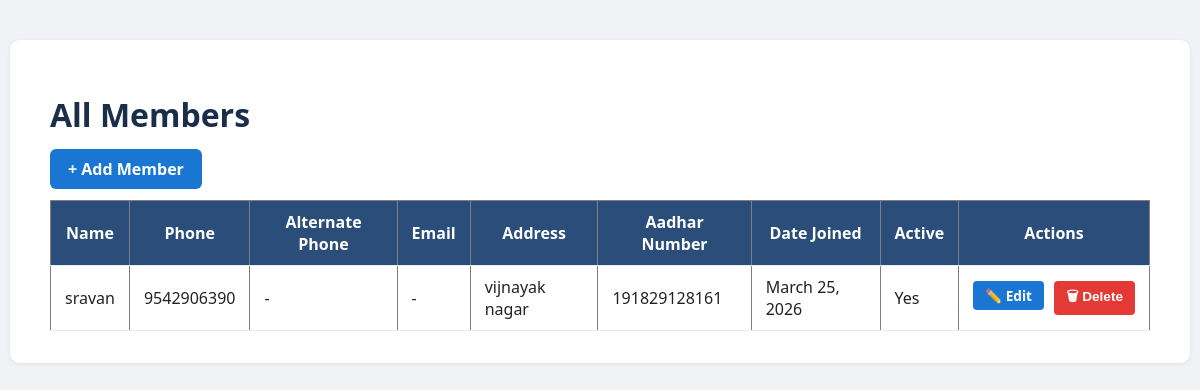
Before: /management/members/ with the older database file.
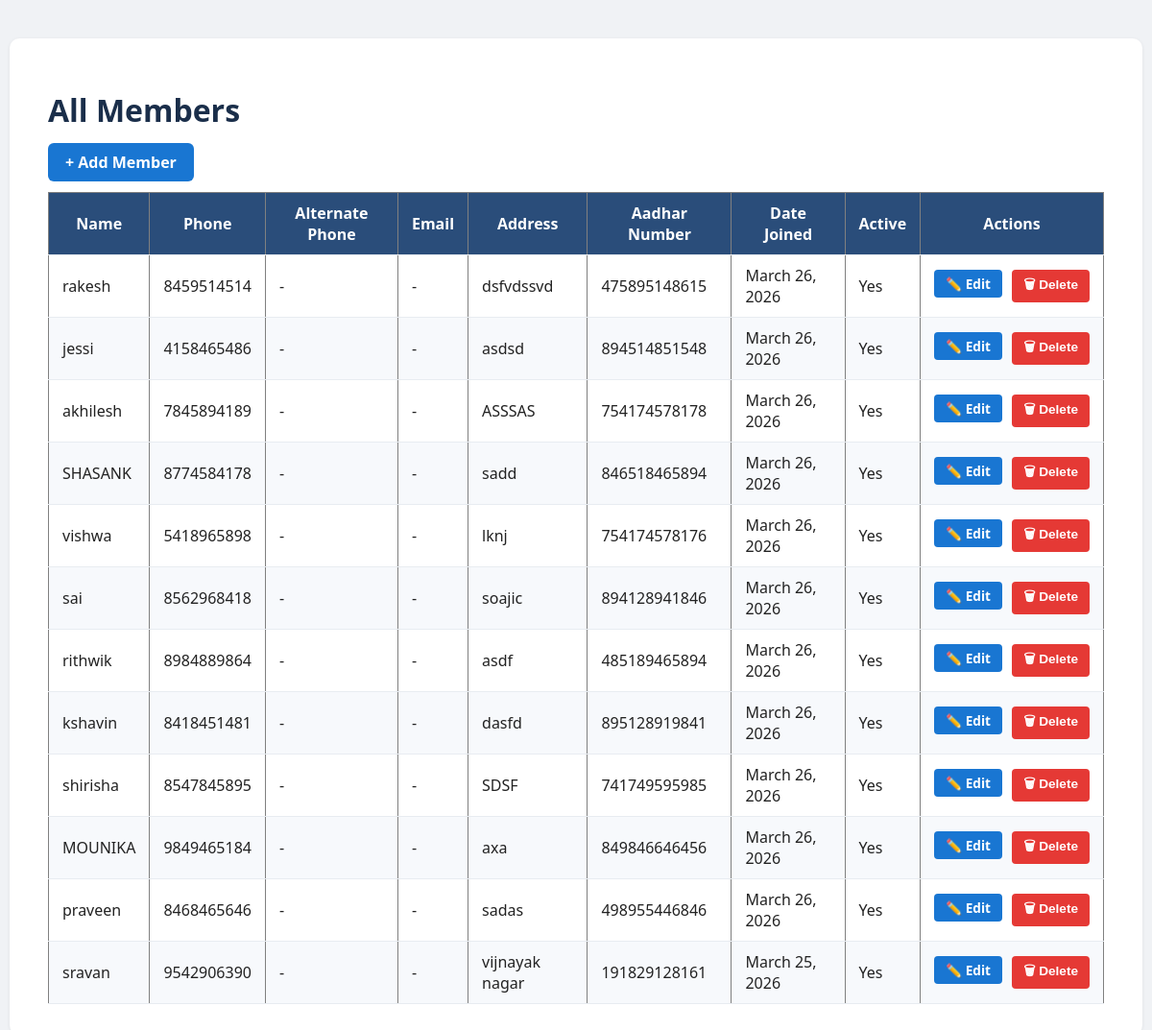
After: the same page with the newer database file.
### management/models.py (models this page shows, shortened)
class Member(models.Model):
    name = models.CharField(max_length=200)
    phone = models.CharField(
        max_length=10,
        validators=[RegexValidator(r'^\d{10}$', 'Enter a valid 10-digit phone number.')]
    )
    alternate_phone = models.CharField(max_length=10, blank=True, null=True)
    email = models.EmailField(blank=True, null=True)
    address = models.TextField()
    aadhar_number = models.CharField(max_length=12, unique=True)
    date_joined = models.DateField(auto_now_add=True)
    is_active = models.BooleanField(default=True)
    class Meta:
        verbose_name = 'Member'
        verbose_name_plural = 'Members'
        ordering = ['name']

### management/views.py (the view)
# urls.py: path('members/', views.all_members, name='all_members'),
def all_members(request):
    members = Member.objects.all().order_by('-date_joined')
    return render(request, 'management/all_members.html', {'members': members})

### management/templates/management/all_members.html
{% extends 'base.html' %}
{% block content %}
<h1>All Members</h1>
<div style="margin-bottom: 18px;">
    <a href="{% url 'create_member' %}" style="background: #1976d2; color: #fff; padding: 9px 18px; border-radius: 6px; text-decoration: none; font-weight: 600;">+ Add Member</a>
</div>
<table border="1" cellpadding="8" cellspacing="0">
    <thead>
        <tr>
            <th>Name</th>
            <th>Phone</th>
            <th>Alternate Phone</th>
            <th>Email</th>
            <th>Address</th>
            <th>Aadhar Number</th>
            <th>Date Joined</th>
            <th>Active</th>
            <th>Actions</th>
        </tr>
    </thead>
    <tbody>
    {% for member in members %}
        <tr>
            <td>{{ member.name }}</td>
            <td>{{ member.phone }}</td>
            <td>{{ member.alternate_phone|default:'-' }}</td>
            <td>{{ member.email|default:'-' }}</td>
            <td>{{ member.address }}</td>
            <td>{{ member.aadhar_number }}</td>
            <td>{{ member.date_joined }}</td>
            <td>{{ member.is_active|yesno:'Yes,No' }}</td>
            <td style="white-space:nowrap;">
                <a href="{% url 'edit_member_details' member.id %}" style="background:#1976d2;color:#fff;padding:5px 12px;border-radius:4px;text-decoration:none;font-weight:600;font-size:0.85em;margin-right:6px;">✏️ Edit</a>
                <form action="{% url 'delete_member' member.id %}" method="get" style="display:inline;">
                    <button type="submit" onclick="return confirm('Are you sure you want to delete {{ member.name }}?');" style="background:#e53935;color:#fff;border:none;padding:5px 12px;border-radius:4px;font-weight:600;font-size:0.85em;cursor:pointer;">🗑 Delete</button>
                </form>
            </td>
        </tr>
    {% empty %}
        <tr><td colspan="9">No members found.</td></tr>
    {% endfor %}
    </tbody>
</table>
{% endblock %}

Changed rows visible on the page:
added Member: name "rakesh", phone "8459514514", alternate_phone "-", email "-", address "dsfvdssvd", aadhar_number "475895148615", date_joined "March 26, 2026", is_active "Yes"
added Member: name "jessi", phone "4158465486", alternate_phone "-", email "-", address "asdsd", aadhar_number "894514851548", date_joined "March 26, 2026", is_active "Yes"
added Member: name "akhilesh", phone "7845894189", alternate_phone "-", email "-", address "ASSSAS", aadhar_number "754174578178", date_joined "March 26, 2026", is_active "Yes"
added Member: name "SHASANK", phone "8774584178", alternate_phone "-", email "-", address "sadd", aadhar_number "846518465894", date_joined "March 26, 2026", is_active "Yes"
added Member: name "vishwa", phone "5418965898", alternate_phone "-", email "-", address "lknj", aadhar_number "754174578176", date_joined "March 26, 2026", is_active "Yes"
added Member: name "sai", phone "8562968418", alternate_phone "-", email "-", address "soajic", aadhar_number "894128941846", date_joined "March 26, 2026", is_active "Yes"
added Member: name "rithwik", phone "8984889864", alternate_phone "-", email "-", address "asdf", aadhar_number "485189465894", date_joined "March 26, 2026", is_active "Yes"
added Member: name "kshavin", phone "8418451481", alternate_phone "-", email "-", address "dasfd", aadhar_number "895128919841", date_joined "March 26, 2026", is_active "Yes"
added Member: name "shirisha", phone "8547845895", alternate_phone "-", email "-", address "SDSF", aadhar_number "741749595985", date_joined "March 26, 2026", is_active "Yes"
added Member: name "MOUNIKA", phone "9849465184", alternate_phone "-", email "-", address "axa", aadhar_number "849846646456", date_joined "March 26, 2026", is_active "Yes"
added Member: name "praveen", phone "8468465646", alternate_phone "-", email "-", address "sadas", aadhar_number "498955446846", date_joined "March 26, 2026", is_active "Yes"
